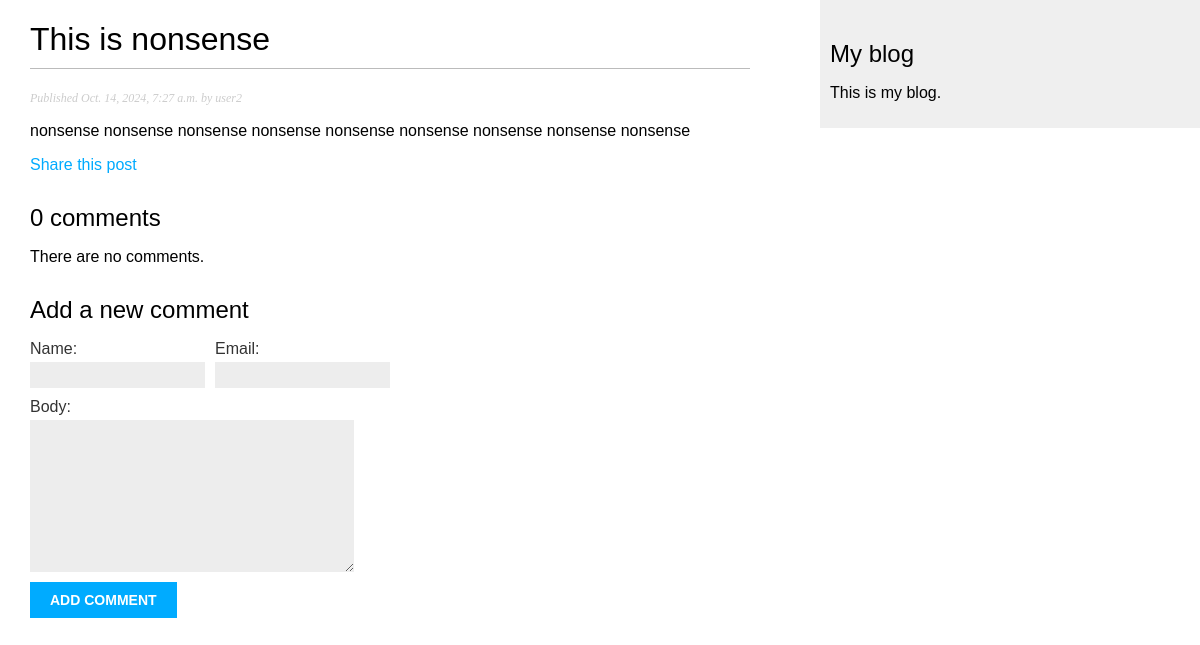
/blog/2024/10/14/this-is-nonsense/, run on the app's committed database.
### blog/models.py (models this page shows, shortened)
class Post(models.Model):
    class Status(models.TextChoices):
        DRAFT = 'DF', 'Draft'
        PUBLISHED = 'PB', 'Published'
    title = models.CharField(max_length=250)
    slug = models.SlugField(max_length=250, unique_for_date='publish')
    author = models.ForeignKey(
        settings.AUTH_USER_MODEL,
        on_delete=models.CASCADE,
        related_name='blog_posts'
    )
    body = models.TextField()
    publish = models.DateTimeField(default=timezone.now)
    created = models.DateTimeField(auto_now_add=True)
    updated = models.DateTimeField(auto_now=True)
    status = models.CharField(
        max_length=2,
        choices=Status,
        default=Status.DRAFT
    )
    objects = models.Manager() # The default manager.
    published = PublishedManager() # Our custom manager
    tags = TaggableManager()
    class Meta:
        ordering = ['-publish']
        indexes = [
            models.Index(fields=['-publish']),
        ]
    """
    The reverse() function will build the URL dynamically using the URL name defined
    in the URL paterns. We have used the blog namespace followed by a colon and
    the post_detail URL name. Remeber that the blog namespace is defined in the
    main urls.py file of the project when including the URL
    patterns from blog.urls. The post_detail URL is defined in the urls.py file of the blog application.mt
    """

### blog/views.py (the view)
# urls.py: path('<int:year>/<int:month>/<int:day>/<slug:post>/', views.post_detail, name="post_detail"),
def post_detail(request, year, month, day, post):
    post = get_object_or_404(
        Post,
        status=Post.Status.PUBLISHED,
        slug=post,
        publish__year=year,
        publish__month=month,
        publish__day=day
    )
    comments = post.comments.filter(active=True)
    form = CommentForm()
    return render(
        request,
        'blog/post/detail.html',
        {'post': post, 'comments': comments, 'form': form}
    )

### blog/forms.py
class CommentForm(forms.ModelForm):
    class Meta:
        model = Comment
        fields = ['name', 'email', 'body']

### blog/templates/blog/post/detail.html (shortened to what this page needs)
{% extends "blog/base.html" %}
{% block content %}
    <h1>{{ post.title }}</h1>
    <p class="date">
       Published {{ post.publish }} by {{ post.author }}
    </p>
    {{ post.body|linebreaks }}
    <p>
      <a href="{% url "blog:post_share" post.id %}">Share this post</a>
    </p>
    {% with comments.count as total_comments %}
    <h2>
      {{ total_comments }} comment{{ total_comments|pluralize }}
    </h2>
    {% endwith %}
    {% for comment in comments %}
    <div class="comment">
      <p class="info">
        Comment {{ forloop.counter }} by {{ comment.name }}
        {{ comment.created }}
      </p>
        {{ comment.body|linebreaks }}
    </div>
    {% empty %}
      <p>There are no comments.</p>
    {% endfor %}
    {% include "blog/post/includes/comment_form.html" %}
{% endblock %}

### blog/static/css/blog.css (style rules this page uses)
body { margin:0; padding:0; font-family:helvetica, sans-serif; }
a { color:#00abff; text-decoration:none; }
h1 { font-weight:normal; border-bottom:1px solid #bbb; padding:0 0 10px 0; }
h2 { font-weight:normal; margin:30px 0 0; }
p.date { color:#ccc; font-family: georgia, serif; font-size: 12px; font-style: italic; }
label { float:left; clear:both; color:#333; margin-bottom:4px; }
input, textarea { clear:both; float:left; margin:0 0 10px; background:#ededed; border:0; padding:6px 10px; font-size:12px; }

### data on the page
Post: title "This is nonsense", publish "Oct. 14, 2024, 7:27 a.m.", author "user2", body "nonsense nonsense nonsense nonsense nonsense nonsense nonsense nonsense nonsense"

### other printed values
{{ total_comments }} "0"
